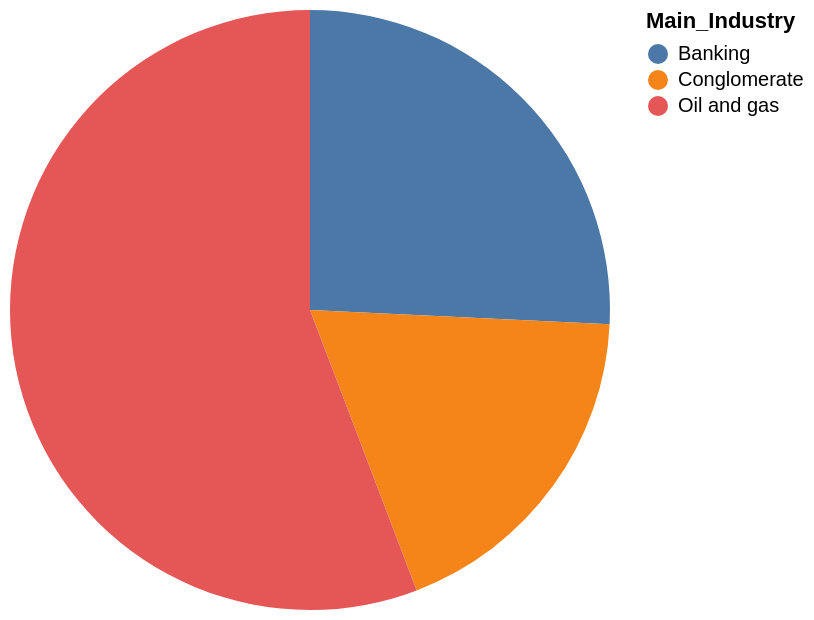

The Vega-Lite source for this figure:
### Vega-Lite specification from a JSON file in a GitHub repository (floating-point values rounded to 4 significant figures)
{"data": {"values": [{"x_data": "Banking", "y_data": 580.4}, {"x_data": "Conglomerate", "y_data": 415.9}, {"x_data": "Oil and gas", "y_data": 1257.0}]}, "mark": "arc", "encoding": {"theta": {"field": "y_data", "type": "quantitative", "title": "sum(market_value)"}, "color": {"field": "x_data", "type": "nominal", "title": "Main_Industry"}}}
